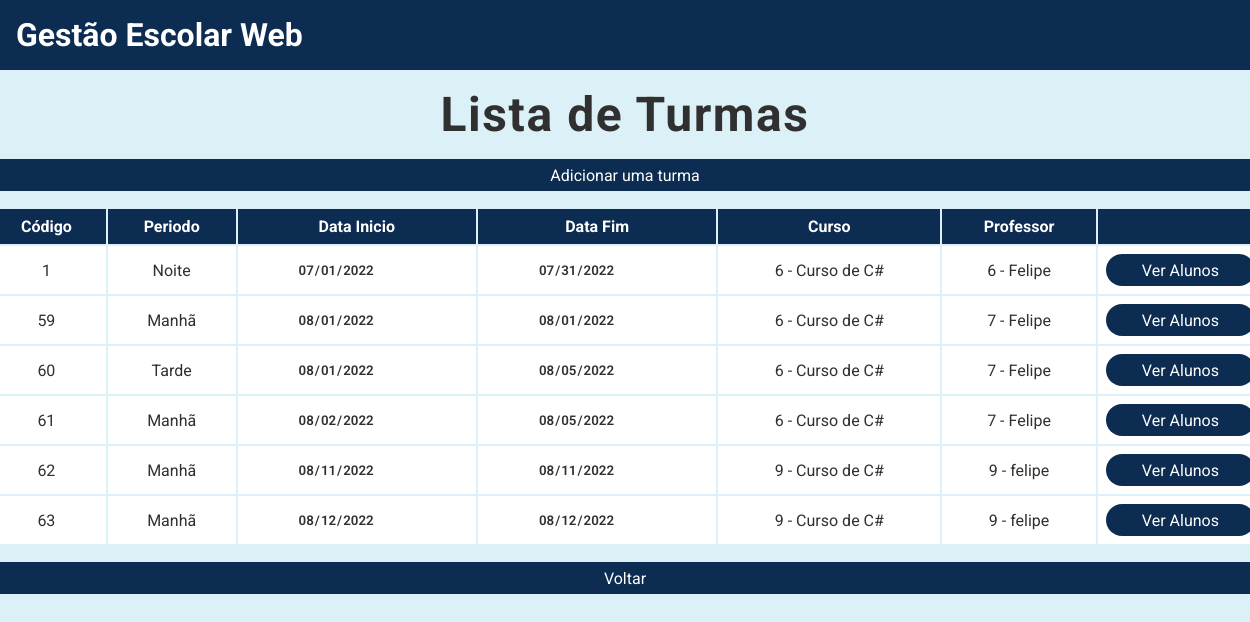
Before: /listar/turmas with the older database file.
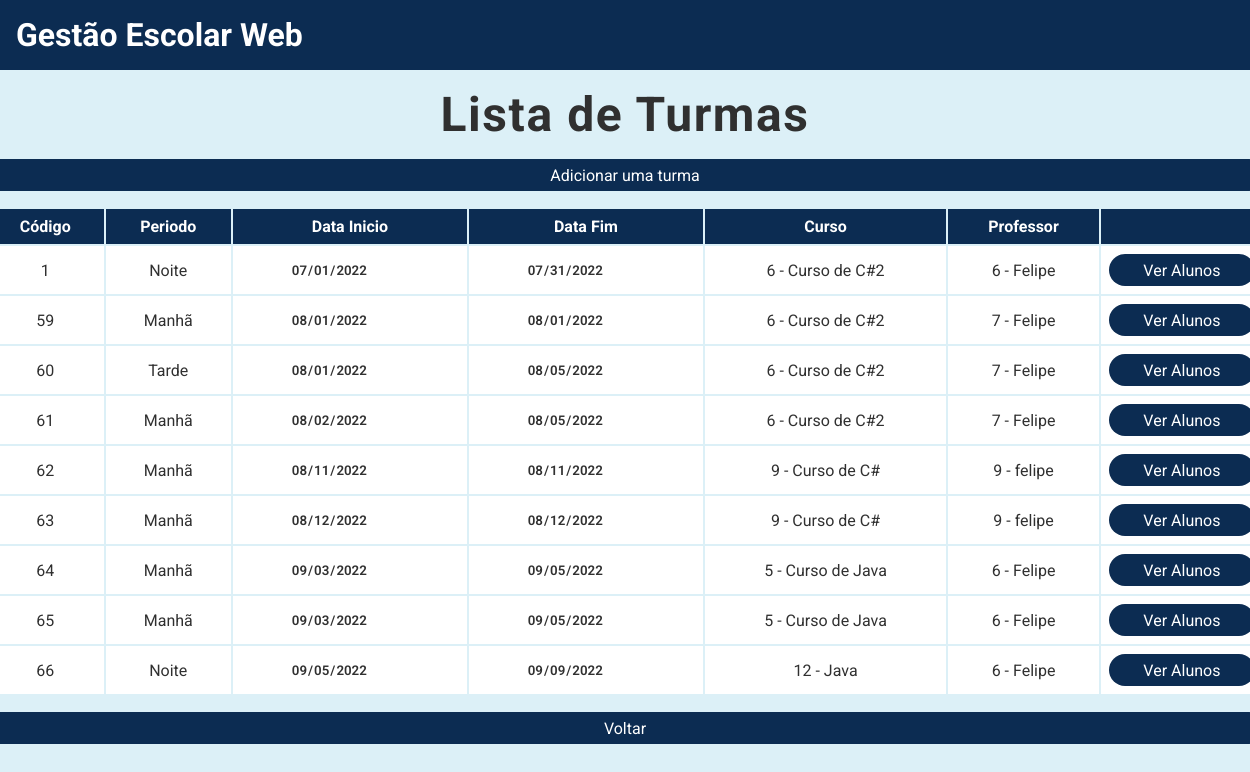
After: the same page with the newer database file.
### tables this page shows
CREATE TABLE Turmas (codigo INTEGER PRIMARY KEY AUTOINCREMENT, periodo VARCHAR (255) NOT NULL, data_inicio DATE NOT NULL, data_fim DATE NOT NULL, codigo_curso INTEGER REFERENCES Cursos (codigo), matricula_professor INTEGER REFERENCES Professores (matricula));

CREATE TABLE Cursos (codigo INTEGER PRIMARY KEY AUTOINCREMENT, nome VARCHAR (255) NOT NULL, classificacao VARCHAR (255) NOT NULL, ativo BOOLEAN DEFAULT (1), descricao VARCHAR (255));

CREATE TABLE Professores (matricula INTEGER PRIMARY KEY AUTOINCREMENT, nome VARCHAR (255) NOT NULL, cpf CHAR (11) NOT NULL, telefone CHAR (11), email VARCHAR (255), ativo BOOLEAN DEFAULT (1), formacao VARCHAR (255), especialidade VARCHAR (255));

### main.py (the view)
@app.route("/listar/turmas")
def listar_turmas():
    turmas = Turma.listar()
    return render_template("listar_turmas.html", turmas=turmas)

### turma.py (called while the page is built)
    @classmethod
    def listar(cls):
        conexao = sqlite3.connect("gestao_escolar.db")
        cursor = conexao.cursor()
        sql = f"""
            SELECT tm.codigo, tm.periodo, tm.data_inicio,
            tm.data_fim, tm.codigo_curso, cs.nome, tm.matricula_professor, pf.nome
            FROM Turmas AS tm
            INNER JOIN Cursos AS cs ON tm.codigo_curso = cs.codigo
            INNER JOIN Professores AS pf ON tm.matricula_professor = pf.matricula
        """
        cursor.execute(sql)
        listaTurmas = cursor.fetchall()
        conexao.close()
        return listaTurmas

### templates/listar_turmas.html
{% extends "base.html" %} {% block conteudo %}
<div class="conteudo-principal">
    <h2>Lista de Turmas</h2>
    <div class="conteudo-tabela">
        <a href="/cadastro/turma" class="botao-primario">Adicionar uma turma</a>
        <table>
            <tr>
                <th>Código</th>
                <th>Periodo</th>
                <th>Data Inicio</th>
                <th>Data Fim</th>
                <th>Curso</th>
                <th>Professor</th>
                <th></th>
            </tr>
            {% if turmas %}
                {% for turma in turmas %}
                <tr>
                    <td>{{ turma[0] }}</td>
                    <td>{{ turma[1] }}</td>
                    <td><input type="date" value="{{ turma[2] }}" disabled></td>
                    <td><input type="date" value="{{ turma[3] }}" disabled></td>
                    <td>{{ turma[4] }} - {{ turma[5] }}</td>
                    <td>{{ turma[6] }} - {{ turma[7] }}</td>
                    <td>
                        <a
                            href="/listar/turmas_alunos/{{ turma[0] }}"
                            class="botao-primario"
                            >Ver Alunos</a
                        >
                    </td>
                </tr>
                {% endfor %}
            {% else %}
                <td colspan="7">Sem turmas cadastradas.</td>
            {% endif %}
        </table>
        <a href="/" class="botao-primario">Voltar</a>
    </div>
</div>
{% endblock %}

### templates/base.html (shortened to what this page needs)
<!DOCTYPE html>
<html lang="pt-BR">
    <head>
        <link
            rel="stylesheet"
            href="{{ url_for('static', filename='css/style.css') }}"
        />
    </head>
    <body>
        <header>
            <div class="conteudo-header">
                <h1>Gestão Escolar Web</h1>
            </div>
        </header>
        <main>
            {% block conteudo %}
            {% endblock %}
        </main>
    </body>
</html>

### static/css/style.css (style rules this page uses)
:root { --azul-fraco: rgb(220, 240, 247); --azul-escuro: rgb(12, 44, 82); --preto: rgb(48, 48, 48); --azul-normal: rgb(94, 157, 200); --verde-normal: rgb(21, 238, 108); }
* { margin: 0; padding: 0; box-sizing: border-box; }
body { font-family: 'Roboto', sans-serif; background: var(--azul-fraco); }
a { text-decoration: none; }
.botao-primario { display: flex; background-color: var(--azul-escuro); color: #fff; width: 100%; text-align: center; justify-content: center; align-items: center; border-radius: 3rem; }
header .conteudo-header { background-color: var(--azul-escuro); padding: 1rem; }
header .conteudo-header h1 { color: #fff; }
main .conteudo-principal { text-align: center; display: flex; justify-content: center; flex-direction: column; align-items: center; margin-bottom: 2rem; }
main .conteudo-principal h2 { margin: 1rem 0 1rem 0; font-size: 3rem; color: var(--preto); letter-spacing: .1rem; }
main .conteudo-principal .conteudo-tabela { width: 80rem; }
main .conteudo-principal .conteudo-tabela .botao-primario { height: 2rem; font-size: 1rem; font-weight: 400; }
main .conteudo-principal .conteudo-tabela table { margin: 1rem 0 1rem 0; width: 100%; }
main .conteudo-principal .conteudo-tabela table th { background: var(--azul-escuro); color: #fff; padding: 0.5rem; }
main .conteudo-principal .conteudo-tabela table td { background: #fff; color: var(--preto); padding: 0.5rem; }
input:disabled { background: transparent; border: 0; color: var(--preto); font-family: 'Roboto', sans-serif; font-weight: 600; }

Changed rows visible on the page:
changed through a linked row, Turmas id 1: nome "Curso de C#" → "Curso de C#2"
changed through a linked row, Turmas id 59: nome "Curso de C#" → "Curso de C#2"
changed through a linked row, Turmas "Tarde": nome "Curso de C#" → "Curso de C#2"
changed through a linked row, Turmas id 61: nome "Curso de C#" → "Curso de C#2"
added Turmas: codigo "64", periodo "Manhã", data_inicio "09/03/2022", data_fim "09/05/2022", codigo_curso "5", nome "Curso de Java", matricula_professor "6", nome "Felipe"
added Turmas: codigo "65", periodo "Manhã", data_inicio "09/03/2022", data_fim "09/05/2022", codigo_curso "5", nome "Curso de Java", matricula_professor "6", nome "Felipe"
added Turmas: codigo "66", periodo "Noite", data_inicio "09/05/2022", data_fim "09/09/2022", codigo_curso "12", nome "Java", matricula_professor "6", nome "Felipe"
